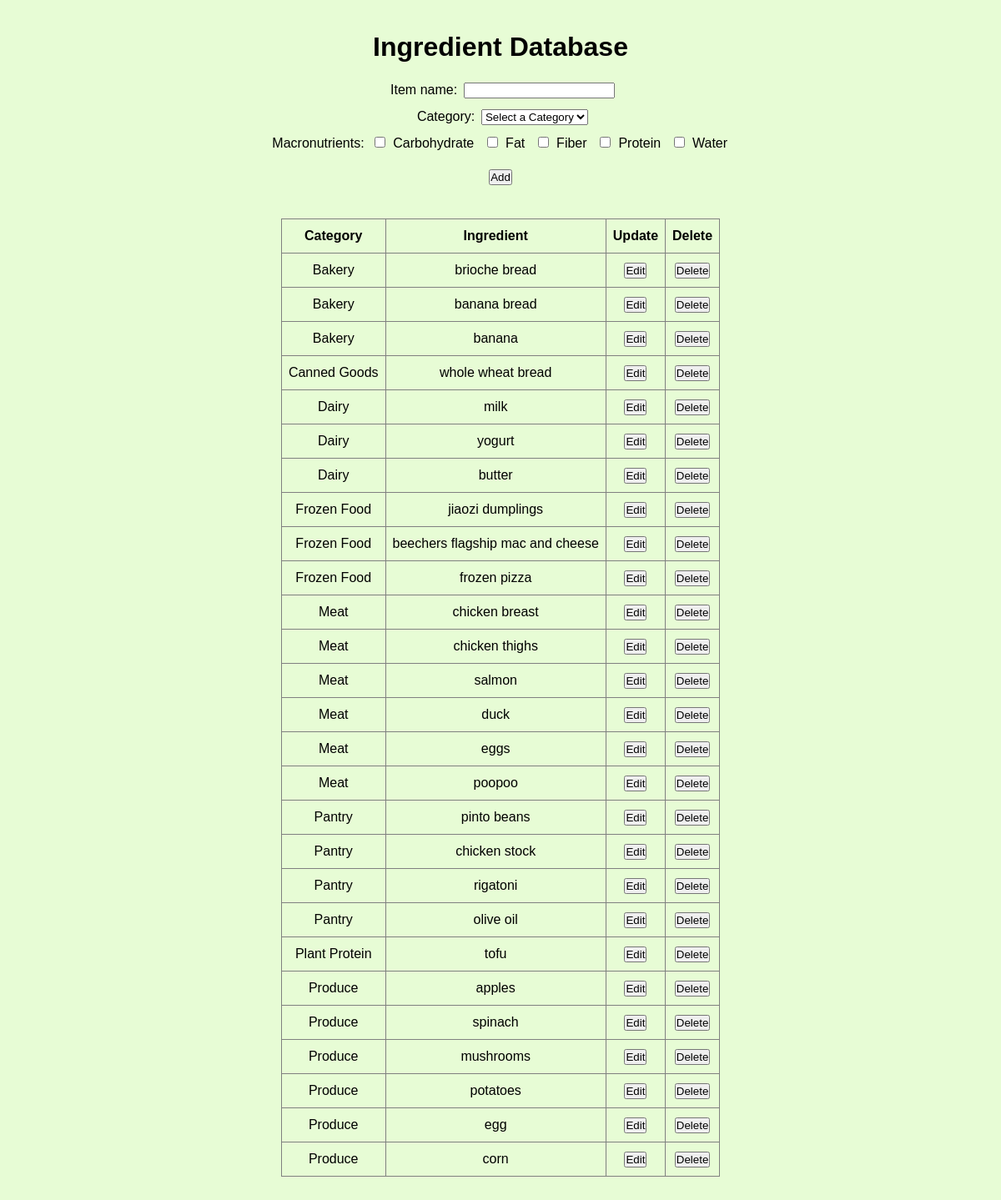
Screenshot of /ingredient (signed in) with the database file from the repository.
### tables this page shows
CREATE TABLE macronutrient (
    id INTEGER PRIMARY KEY,
    macro_name TEXT UNIQUE NOT NULL
);

CREATE TABLE ingredient (
    id INTEGER PRIMARY KEY,
    ingredient_name TEXT UNIQUE NOT NULL,
    category_id INTEGER NOT NULL,
    FOREIGN KEY (category_id) REFERENCES category(id) ON DELETE RESTRICT
);

CREATE TABLE category (
    id INTEGER PRIMARY KEY,
    category_name TEXT UNIQUE NOT NULL
);

### flaskapp.py (the view)
@app.route('/ingredient')
def ingredientpage():
    if 'username' not in session:
        return redirect(url_for('login'))
    db = get_db()
    cur = db.cursor()
    cur.execute("""
        SELECT ingredient.id, category.category_name AS category, ingredient.ingredient_name AS ingredient
        FROM ingredient
        JOIN category ON ingredient.category_id = category.id
        ORDER BY category.category_name;
    """)
    ingredientInventory = cur.fetchall()
    cur.execute("""
                SELECT category_name
                FROM category
                ORDER BY category_name;
            """)
    categories = [("", "Select a Category")] + [(row["category_name"], row["category_name"]) for row in cur.fetchall()]
    cur.execute("SELECT id, macro_name FROM macronutrient ORDER BY macro_name;")
    macros = [(row["id"], row["macro_name"]) for row in cur.fetchall()]
    item_form = ItemForm()
    item_form.category.choices = categories
    item_form.macros.choices = macros
    return render_template('ingredient.html', ingredientInventory = ingredientInventory, item_form = item_form)

### forms.py
class ItemForm(FlaskForm):
    item = StringField("Add Item", validators=[DataRequired(message="There is nothing to add!"), Length(min=2, max=50, message="Hmm, not sure if that's an item.")])
    category = SelectField("Category", choices=[("", "Select a Category")], validators=[DataRequired(message="Please select a category!")])
    macros = SelectMultipleField("Macronutrients", coerce=int, option_widget=widgets.CheckboxInput(), widget=widgets.ListWidget(prefix_label=False))
    submit = SubmitField("Add")

### flaskapp.py (called while the page is built)
def get_db():
    db = getattr(g, '_database', None)
    if db is None:
        db = g._database = sqlite3.connect(DATABASE)
        db.row_factory = sqlite3.Row
    return db

@app.teardown_appcontext
def close_connection(exception):
    db = getattr(g, '_database', None)
    if db is not None:
        db.close()

### templates/ingredient.html (shortened to what this page needs)
<!DOCTYPE html>
<html lang="en">
<head>
    <link rel="stylesheet" href="{{ url_for('static', filename='css/style.css') }}">
</head>
<body>
    <h1>Ingredient Database</h1>
    {% include 'add_item.html' %}
    <main>
        <table border="1">
            <thead>
                <tr>
                    <th>Category</th>
                    <th>Ingredient</th>
                    <th>Update</th>
                    <th>Delete</th>
                </tr>
            </thead>
            <tbody>
                {% for ingredient in ingredientInventory %}
                <tr>
                    <td>{{ ingredient['category'] }}</td>
                    <td>{{ ingredient['ingredient'] }}</td>
                    <td>{% include 'update.html' %}</td>
                    <td>{% include 'delete.html' %}</td>
                </tr>
                {% endfor %}
            </tbody>
        </table>
    </main>
</body>
</html>

### templates/add_item.html (shortened to what this page needs)
<form id="add_item" action="/add_item" method="POST" novalidate>
    <label for="item">Item name:</label>
    {{ item_form.item() }}
    <br>
    <label for="category_form">Category:</label>
    {{ item_form.category() }}
    <br>
    <label for="macros">Macronutrients:</label>
    {% for macro in item_form.macros %}
        <label>{{ macro }} {{ macro.label }}</label>
    {% endfor %}
    <br>
    {{ item_form.submit() }}
</form>

### templates/update.html (shortened to what this page needs)
{% if ingredient['id'] != selected_ingredient_id %}
<form id="edit" action="{{ url_for('update_ingredient', ingredient_id=ingredient['id']) }}" method="GET">
    <button type="submit">Edit</button>
</form>
{% endif %}

### templates/delete.html (shortened to what this page needs)
<form id="delete" action="{{ url_for('delete_ingredient', ingredient_id=ingredient['id']) }}" method="POST">
    <button type="submit" onclick="return confirm('Are you sure you want to delete this item?');">Delete</button>
</form>

### static/css/style.css (style rules this page uses)
* { padding: 0; margin: 0; box-sizing: border-box; }
html { font-size: 100%; line-height: 1.5; font-family: 'Space Grotesk', sans-serif; background-color: #e7fcd5; }
body { display: flex; flex-direction: column; max-width: 1100px; margin: 0 auto; }
main { display: block; text-align: center; }
h1 { font-size: 2em; text-align: center; margin: 1em auto 0em; }
button { display: inline-block; }
table { margin: 1em auto 3em; border-collapse: collapse; }
td { padding: .5em; text-align: center; vertical-align: middle; }
th { padding: .5em; text-align: center; vertical-align: middle; }
form { display: inline-block; margin-top: 1em; text-align: center; }
form#delete, form#edit { margin: 0; }
form label { display: inline-block; margin: 0 .2em .5em .3em; }

### rows the page displays
macronutrient: label "Carbohydrate"
macronutrient: label "Fat"
macronutrient: label "Fiber"
macronutrient: label "Protein"
macronutrient: label "Water"
ingredient: category "Bakery", ingredient "brioche bread"
ingredient: category "Bakery", ingredient "banana bread"
ingredient: category "Bakery", ingredient "banana"
ingredient: category "Canned Goods", ingredient "whole wheat bread"
ingredient: category "Dairy", ingredient "milk"
ingredient: category "Dairy", ingredient "yogurt"
ingredient: category "Dairy", ingredient "butter"
ingredient: category "Frozen Food", ingredient "jiaozi dumplings"
ingredient: category "Frozen Food", ingredient "beechers flagship mac and cheese"
ingredient: category "Frozen Food", ingredient "frozen pizza"
ingredient: category "Meat", ingredient "chicken breast"
ingredient: category "Meat", ingredient "chicken thighs"
ingredient: category "Meat", ingredient "salmon"
ingredient: category "Meat", ingredient "duck"
ingredient: category "Meat", ingredient "eggs"
ingredient: category "Meat", ingredient "poopoo"
ingredient: category "Pantry", ingredient "pinto beans"
ingredient: category "Pantry", ingredient "chicken stock"
ingredient: category "Pantry", ingredient "rigatoni"
ingredient: category "Pantry", ingredient "olive oil"
ingredient: category "Plant Protein", ingredient "tofu"
ingredient: category "Produce", ingredient "apples"
ingredient: category "Produce", ingredient "spinach"
ingredient: category "Produce", ingredient "mushrooms"
ingredient: category "Produce", ingredient "potatoes"
ingredient: category "Produce", ingredient "egg"
ingredient: category "Produce", ingredient "corn"
